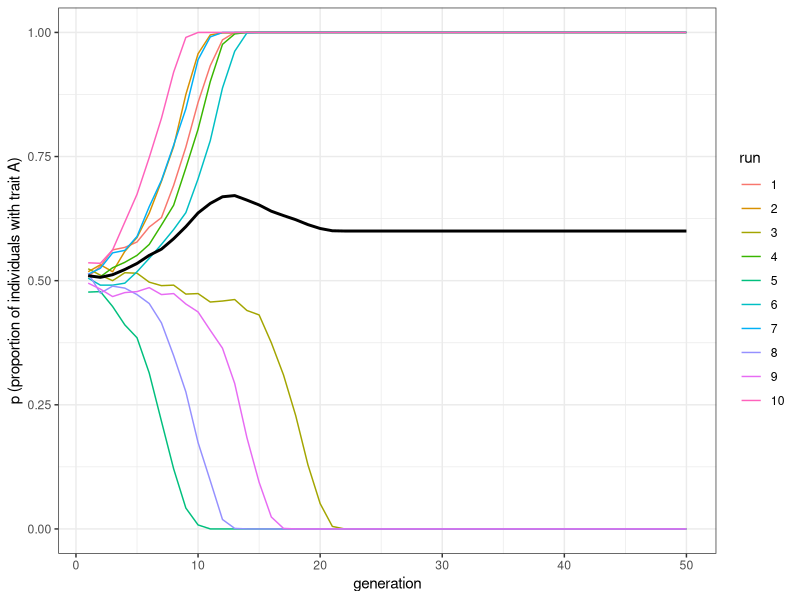
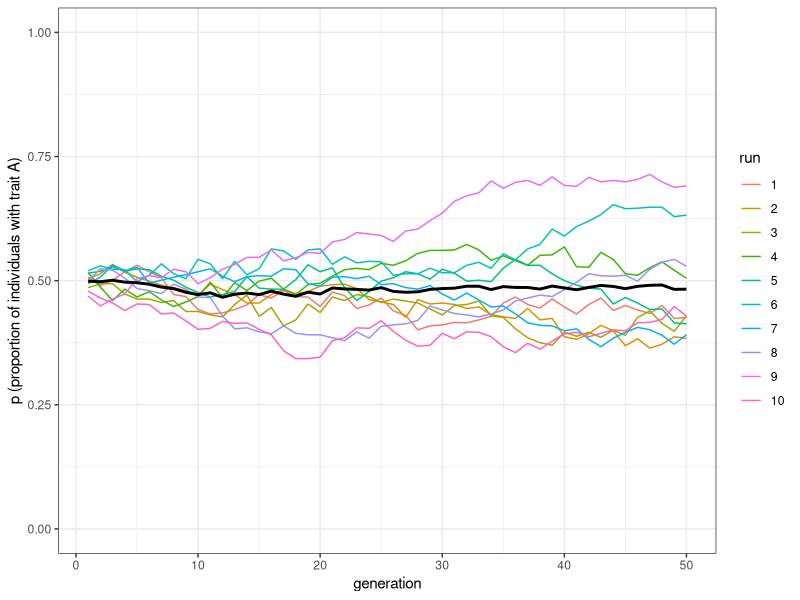
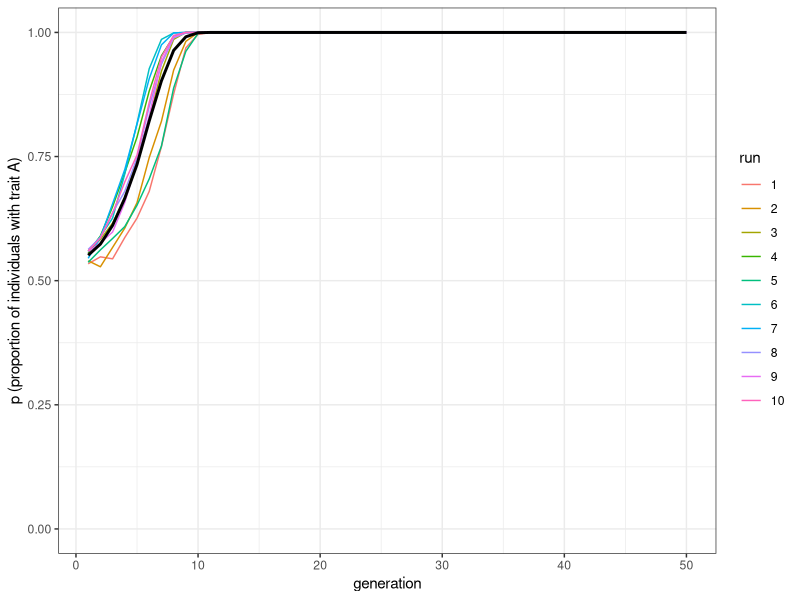
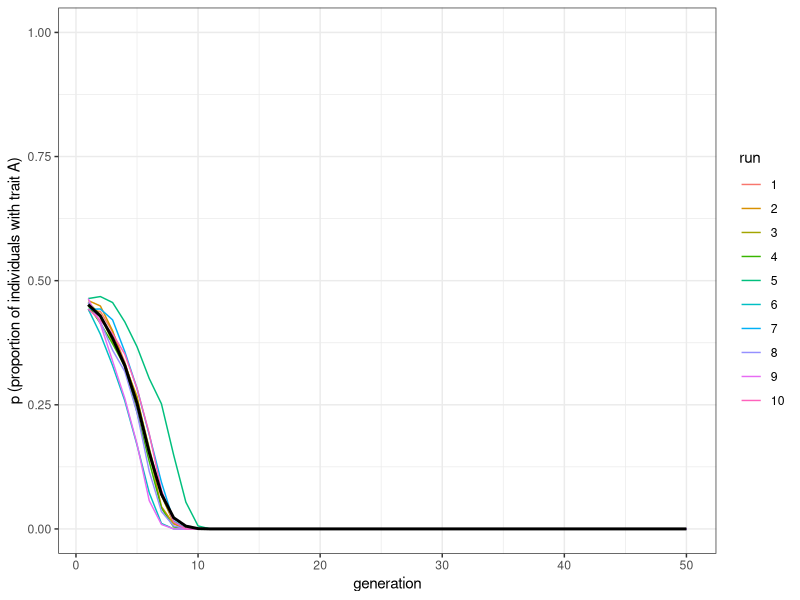

These figures' R source, in order:
## ---- chunk 1
library(tidyverse)

N <- 100
p_0 <- 0.5
D <- 1

# Create first generation
population <- tibble(trait = sample(c("A", "B"), N, 
                                    replace = TRUE, prob = c(p_0, 1 - p_0))) 
## ---- chunk 2
# Create a tibble with a set of 3 randomly-picked demonstrators for each agent
demonstrators <- tibble(dem1 = sample(population$trait, N, replace = TRUE), 
                        dem2 = sample(population$trait, N, replace = TRUE), 
                        dem3 = sample(population$trait, N, replace = TRUE))

# Visualise the tibble
demonstrators
## ---- chunk 3
# Get the number of As in each 3-demonstrator combinations
num_As <- rowSums(demonstrators == "A")

# For 3-demonstrator combinations with all As, set to A
population$trait[num_As == 3] <- "A"  
# For 3-demonstrator combinations with all Bs, set to B
population$trait[num_As == 0] <- "B"  

prob_majority <- sample(c(TRUE, FALSE), 
                        prob = c((2/3 + D/3), 1 - (2/3 + D/3)), N, replace = TRUE)
prob_minority <- sample(c(TRUE, FALSE), 
                        prob = c((1/3 - D/3), 1 - (1/3 - D/3)), N, replace = TRUE)

# 3-demonstrator combinations with two As and one B
if (nrow(population[prob_majority & num_As == 2, ]) > 0) {
  population[prob_majority & num_As == 2, ]$trait <- "A"
}
if (nrow(population[prob_majority == FALSE & num_As == 2, ]) > 0) {
  population[prob_majority == FALSE & num_As == 2, ]$trait <- "B"
}  

# 3-demonstrator combinations with one A and two Bs
if (nrow(population[prob_minority & num_As == 1, ]) > 0) {
  population[prob_minority & num_As == 1, ]$trait <- "A"
}
if (nrow(population[prob_minority == FALSE & num_As == 1, ]) > 0) {
  population[prob_minority == FALSE & num_As == 1, ]$trait <- "B"
}  

## ---- chunk 4
demonstrators <- add_column(demonstrators, new_trait = population$trait)

# Visualise the tibble
demonstrators
## ---- chunk 5
D <- 0.5

# create first generation
population <- tibble(trait = sample(c("A", "B"), N, 
                                    replace = TRUE, prob = c(p_0, 1 - p_0))) 

# Create a tibble with a set of 3 randomly-picked demonstrators for each agent
demonstrators <- tibble(dem1 = sample(population$trait, N, replace = TRUE), 
                        dem2 = sample(population$trait, N, replace = TRUE), 
                        dem3 = sample(population$trait, N, replace = TRUE))

# Get the number of As in each 3-demonstrator combinations
num_As <- rowSums(demonstrators == "A")

# For 3-demonstrator combinations with all As, set to A
population$trait[num_As == 3] <- "A"  
# For 3-demonstrator combinations with all Bs, set to B
population$trait[num_As == 0] <- "B"  

prob_majority <- sample(c(TRUE, FALSE), 
                        prob = c((2/3 + D/3), 1 - (2/3 + D/3)), N, replace = TRUE)
prob_minority <- sample(c(TRUE, FALSE), 
                        prob = c((1/3 - D/3), 1 - (1/3 - D/3)), N, replace = TRUE)

# 3-demonstrator combinations with two As and one B
if (nrow(population[prob_majority & num_As == 2, ]) > 0) {
  population[prob_majority & num_As == 2, ]$trait <- "A"
}
if (nrow(population[prob_majority == FALSE & num_As == 2, ]) > 0) {
  population[prob_majority == FALSE & num_As == 2, ]$trait <- "B"
}  

# 3-demonstrator combinations with one A and two Bs
if (nrow(population[prob_minority & num_As == 1, ]) > 0) {
  population[prob_minority & num_As == 1, ]$trait <- "A"
}
if (nrow(population[prob_minority == FALSE & num_As == 1, ]) > 0) {
  population[prob_minority == FALSE & num_As == 1, ]$trait <- "B"
}  

demonstrators <- add_column(demonstrators, new_trait = population$trait)

# Visualise the tibble
demonstrators
## ---- chunk 6

conformist_transmission <- function (N, p_0, D, t_max, r_max) {
  
  output <- tibble(generation = rep(1:t_max, r_max), 
                   p = as.numeric(rep(NA, t_max * r_max)), 
                   run = as.factor(rep(1:r_max, each = t_max)))
  
  for (r in 1:r_max) {
    # Create first generation
    population <- tibble(trait = sample(c("A", "B"), N, 
                                        replace = TRUE, prob = c(p_0, 1 - p_0)))
    
    # Add first generation's p for run r
    output[output$generation == 1 & output$run == r, ]$p <- 
      sum(population$trait == "A") / N 
    
    for (t in 2:t_max) {
      
      # Create a tibble with a set of 3 randomly-picked demonstrators for each agent
      demonstrators <- tibble(dem1 = sample(population$trait, N, replace = TRUE), 
                              dem2 = sample(population$trait, N, replace = TRUE), 
                              dem3 = sample(population$trait, N, replace = TRUE))
      
      # Get the number of As in each 3-demonstrator combinations
      num_As <- rowSums(demonstrators == "A")
      
      # For 3-demonstrator combinations with all As, set to A
      population$trait[num_As == 3] <- "A"  
      # For 3-demonstrator combinations with all Bs, set to B
      population$trait[num_As == 0] <- "B"  
      
      prob_majority <- sample(c(TRUE, FALSE), 
                              prob = c((2/3 + D/3), 1 - (2/3 + D/3)), N, replace = TRUE)
      prob_minority <- sample(c(TRUE, FALSE), 
                              prob = c((1/3 - D/3), 1 - (1/3 - D/3)), N, replace = TRUE)
      
      # 3-demonstrator combinations with two As and one B
      if (nrow(population[prob_majority & num_As == 2, ]) > 0) {
        population[prob_majority & num_As == 2, ]$trait <- "A"
      }
      if (nrow(population[prob_majority == FALSE & num_As == 2, ]) > 0) {
        population[prob_majority == FALSE & num_As == 2, ]$trait <- "B"
      }  
      # 3-demonstrator combinations with one A and two Bs
      if (nrow(population[prob_minority & num_As == 1, ]) > 0) {
        population[prob_minority & num_As == 1, ]$trait <- "A"
      }
      if (nrow(population[prob_minority == FALSE & num_As == 1, ]) > 0) {
        population[prob_minority == FALSE & num_As == 1, ]$trait <- "B"
      }  
      
      # Get p and put it into output slot for this generation t and run r
      output[output$generation == t & output$run == r, ]$p <- 
        sum(population$trait == "A") / N 
    }
  }
  # Export data from function
  output  
}

## ---- chunk 7
plot_multiple_runs <- function(data_model) {
  ggplot(data = data_model, aes(y = p, x = generation)) +
    geom_line(aes(colour = run)) +
    stat_summary(fun = mean, geom = "line", size = 1) +
    ylim(c(0, 1)) +
    theme_bw() +
    labs(y = "p (proportion of individuals with trait A)")
}
## ---- chunk 8
data_model <- conformist_transmission(N = 1000, p_0 = 0.5, D = 1, t_max = 50, r_max = 10)
plot_multiple_runs(data_model)
## ---- chunk 9
data_model <- conformist_transmission(N = 1000, p_0 = 0.5, D = 0, t_max = 50, r_max = 10)
plot_multiple_runs(data_model)
## ---- chunk 10
data_model <- conformist_transmission(N = 1000, p_0 = 0.55, D = 1, t_max = 50, r_max = 10)
plot_multiple_runs(data_model)
## ---- chunk 11
data_model <- conformist_transmission(N = 1000, p_0 = 0.45, D = 1, t_max = 50, r_max = 10)
plot_multiple_runs(data_model)
